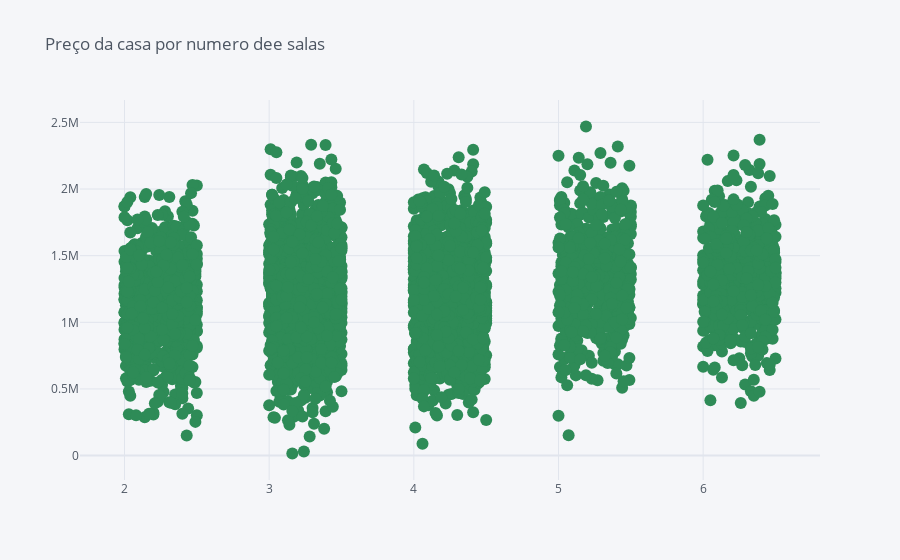

Here is the notebook cell this chart was saved with:
### Markdown cell above
***
# Visualizando a distribuição de preços das casas por quantidade de quartos

### Code cell
df.iplot(kind="scatter",title="Preço da casa por numero de salas", x="media numero de quartos", y="valor da casa",
         mode="markers", color="Seagreen")

### Figure 1 — Plotly figure (JSON) as saved in the notebook; plotly's stock layout.template omitted (floating-point values rounded to 4 significant figures; data arrays with more than 128 entries replaced by an {"elided": "..."} marker saying what was removed)
{"data": [{"line": {"color": "rgba(46, 139, 87, 1.0)", "dash": "solid", "shape": "linear", "width": 1.3}, "marker": {"size": 12, "symbol": "circle"}, "mode": "markers", "name": "valor da casa", "text": "", "type": "scatter", "x": {"elided": "5000 float values"}, "y": {"elided": "5000 float values"}}], "layout": {"legend": {"bgcolor": "#F5F6F9", "font": {"color": "#4D5663"}}, "paper_bgcolor": "#F5F6F9", "plot_bgcolor": "#F5F6F9", "title": {"font": {"color": "#4D5663"}, "text": "Preço da casa por numero dee salas"}, "xaxis": {"gridcolor": "#E1E5ED", "showgrid": true, "tickfont": {"color": "#4D5663"}, "title": {"font": {"color": "#4D5663"}, "text": ""}, "zerolinecolor": "#E1E5ED"}, "yaxis": {"gridcolor": "#E1E5ED", "showgrid": true, "tickfont": {"color": "#4D5663"}, "title": {"font": {"color": "#4D5663"}, "text": ""}, "zerolinecolor": "#E1E5ED"}}}
